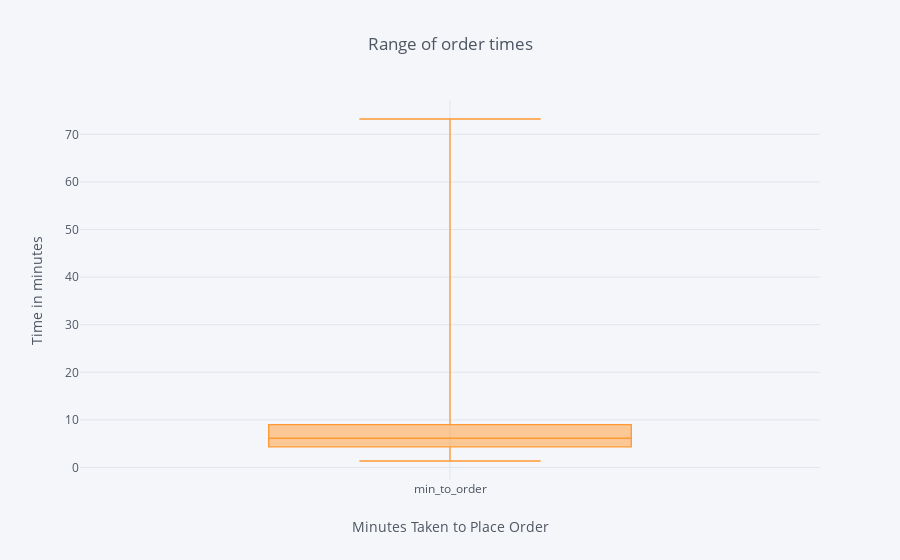

The notebook cell saved with this chart:
### Code cell
df.min_to_order.iplot(kind='box', title= 'Range of order times', yTitle = 'Time in minutes', xTitle = 'Minutes Taken to Place Order')

### Figure 1 — Plotly figure (JSON) as saved in the notebook; plotly's stock layout.template omitted (floating-point values rounded to 4 significant figures; data arrays with more than 128 entries replaced by an {"elided": "..."} marker saying what was removed)
{"data": [{"boxpoints": false, "line": {"width": 1.3}, "marker": {"color": "rgba(255, 153, 51, 1.0)"}, "name": "min_to_order", "orientation": "v", "type": "box", "uid": "12897c46-9018-4062-906e-08026ce1a72e", "y": {"elided": "5214 float values"}}], "layout": {"legend": {"bgcolor": "#F5F6F9", "font": {"color": "#4D5663"}}, "paper_bgcolor": "#F5F6F9", "plot_bgcolor": "#F5F6F9", "title": {"font": {"color": "#4D5663"}, "text": "Range of order times"}, "xaxis": {"gridcolor": "#E1E5ED", "showgrid": true, "tickfont": {"color": "#4D5663"}, "title": {"font": {"color": "#4D5663"}, "text": "Minutes Taken to Place Order"}, "zerolinecolor": "#E1E5ED"}, "yaxis": {"gridcolor": "#E1E5ED", "showgrid": true, "tickfont": {"color": "#4D5663"}, "title": {"font": {"color": "#4D5663"}, "text": "Time in minutes"}, "zerolinecolor": "#E1E5ED"}}}
